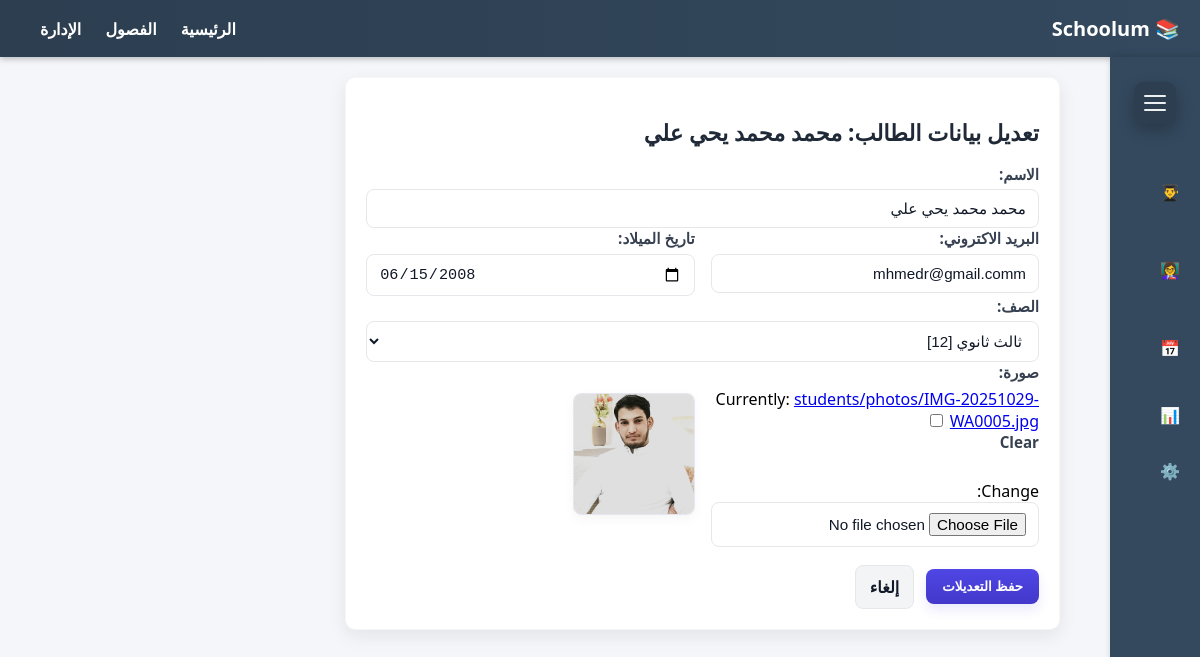
/students/students/edit/872436/, run on the app's committed database.
### core/models.py (models this page shows, shortened)
class Student(models.Model):
    student_id = models.IntegerField(
        unique=True,
        validators=[
            MinValueValidator(1000),
            MaxValueValidator(99999999)
        ],
        verbose_name="الرقم التعريفي"
        )
    name = models.CharField(max_length=30,unique=True, verbose_name="الاسم")
    classroom = models.ForeignKey(ClassRoom, null=False, blank=False, on_delete=models.CASCADE, verbose_name="الصف")
    date_of_birth = models.DateField(null=False, verbose_name="تاريخ الميلاد")
    email = models.EmailField(null=False, verbose_name="البريد الاكتروني")
    photo = models.ImageField(verbose_name="صورة", null=True, blank=True, upload_to="students/photos/")
    class Meta:
        ordering = ["classroom", "name"]
        verbose_name = "طالب"
        verbose_name_plural = "طلاب"

### StudentsApp/views.py (the view)
# urls.py: path('students/edit/<int:student_id>/', edit_student, name='student_edit'),
def edit_student(request, student_id):
    student = get_object_or_404(Student, student_id=student_id)
    if request.method == 'POST':
        form = forms.StudentForm(request.POST, request.FILES, instance=student)
        if form.is_valid():
            form.save()
            return redirect('profile', student_id=student.student_id)
    else:
        form = forms.StudentForm(instance=student)
    return render(request, 'edit_student.html', {
        'form': form,
        'student': student
    })

### StudentsApp/forms.py
class StudentForm(forms.ModelForm):
    class Meta:
        model = Student
        fields = ['student_id', 'name', 'classroom', 'date_of_birth', 'email', 'photo']
        widgets = {
            'date_of_birth': forms.DateInput(attrs={'type': 'date'}),
        }

### core/models.py (called while the page is built)
    def __str__(self):
        return f"{self.name} [{self.order}]"

### StudentsApp/templates/edit_student.html (shortened to what this page needs)
{% extends 'base.html' %}
{% load static %}
{% block extra_head %}
  <link rel="stylesheet" href="{% static 'css/formstyle.css' %}">
{% endblock extra_head %}
{% block content %}
<div class="form-container">
  <h2>تعديل بيانات الطالب: {{ student.name }}</h2>
  <form method="post" enctype="multipart/form-data">
    <div class="form-row">
      <div class="form-col">
        {{ form.name.label_tag }}
        {{ form.name }}
      </div>
    </div>
    <div class="form-row mt-3">
      <div class="form-col">
        {{ form.email.label_tag }}
        {{ form.email}}
      </div>
      <div class="form-col">
        {{ form.date_of_birth.label_tag }}
        {{ form.date_of_birth}}
      </div>
    </div>
    <div class="form-row mt-3">
        <div class="form-col">
            {{ form.classroom.label_tag }}
            {{ form.classroom }}
        </div>
    </div>
    <div class="form-row mt-3">
      <div class="form-col">
        {{ form.photo.label_tag }}
        {{ form.photo }}
      </div>
      <div class="form-col form-photo">
        {% if student.photo %}
          <img src="{{ student.photo.url }}" alt="صورة الطالب">
        {% endif %}
      </div>
    </div>
    <div class="form-actions">
      <button class="btn-primary" type="submit">حفظ التعديلات</button>
      <a class="btn-secondary" href="{% url 'profile' student.student_id %}">إلغاء</a>
    </div>
  </form>
</div>
{% endblock %}

### _Schoolmuaid_/static/css/basestyle.css (style rules this page uses)
body { margin: 0; font-family: 'Segoe UI', sans-serif; background-color: #f4f6f9; direction: rtl; }

### _Schoolmuaid_/static/css/formstyle.css (style rules this page uses)
.form-container { max-width: 900px; margin: 0 auto; background: #ffffff; border-radius: 10px; padding: 20px; margin: 20px 50px; box-shadow: 0 6px 18px rgba(23, 27, 34, 0.08); border: 1px solid rgba(23, 27, 34, 0.04); }
.form-container h2 { font-size: 1.4rem; margin-bottom: 1rem; color: #1f2937; }
.form-container label { display: block; font-weight: 600; color: #374151; margin-bottom: 0.35rem; font-size: 0.95rem; }
.form-container input[type="text"], .form-container input[type="email"], .form-container input[type="date"], .form-container input[type="intger"], .form-container select, .form-container input[type="file"], .form-container .django-select, .form-container textarea { width: 100%; padding: 10px 12px; border: 1px solid #e5e7eb; border-radius: 8px; background: #ffffff; box-sizing: border-box; font-size: 0.95rem; color: #111827; transition: border-color .12s ease, box-shadow .12s ease; }
.form-row { display: flex; gap: 16px; flex-wrap: wrap; }
.form-col { flex: 1 1 48%; min-width: 220px; }
.form-photo { display: flex; align-items: center; gap: 12px; }
.form-photo img { width: 120px; height: 120px; object-fit: cover; border-radius: 8px; border: 1px solid #e6e6f0; box-shadow: 0 4px 12px rgba(17, 24, 39, 0.04); }
.btn-primary { background: linear-gradient(180deg,#4f46e5,#4338ca); color: #fff; border: none; padding: 10px 16px; border-radius: 8px; font-weight: 600; cursor: pointer; box-shadow: 0 6px 12px rgba(79,70,229,0.12); }
.btn-secondary { background: #f3f4f6; color: #111827; border: 1px solid #e5e7eb; padding: 10px 14px; border-radius: 8px; font-weight: 600; text-decoration: none; display: inline-block; }
.form-actions { display: flex; gap: 12px; align-items: center; margin-top: 18px; }

### data on the page
Student: name "محمد محمد يحي علي", email "mhmedr@gmail.comm", date_of_birth "06/15/2008", classroom "ثالث ثانوي [12]", photo (picture)
